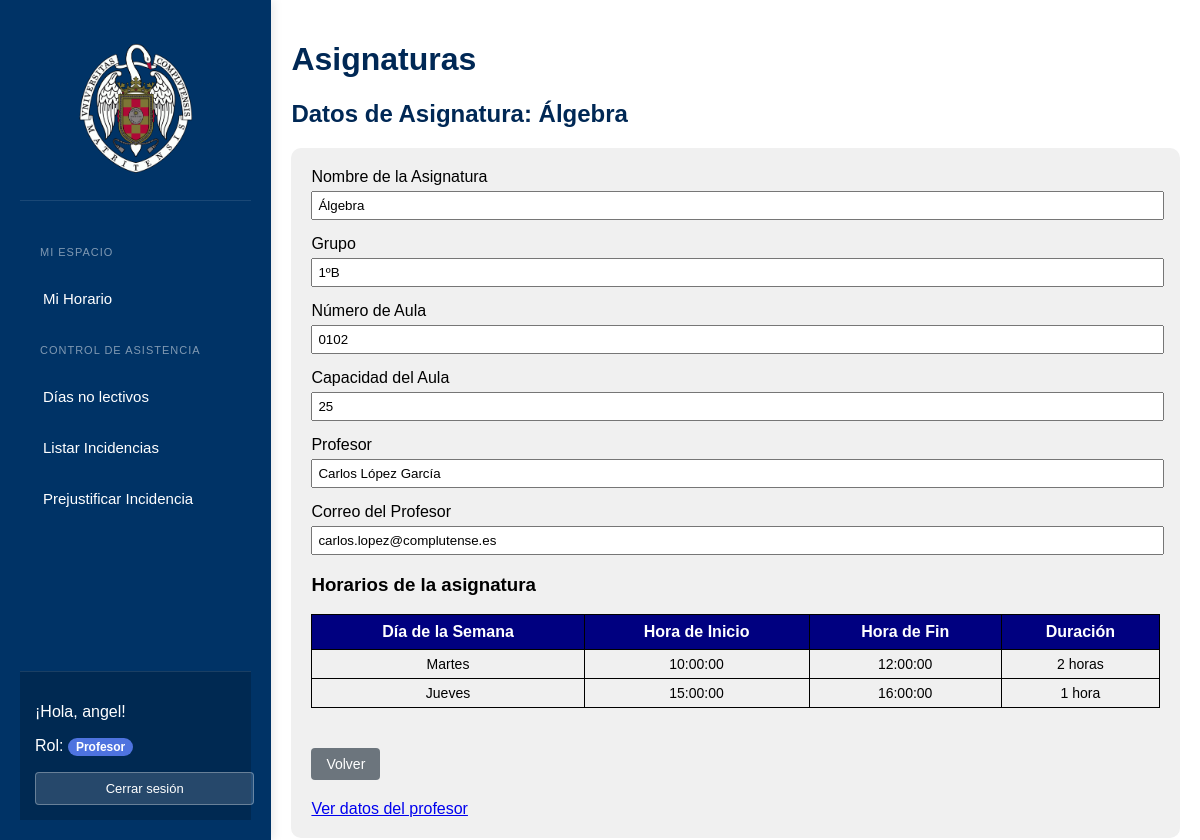
The app's page /VerDatosAsignatura.php?id=2 (signed in) with its own data.
### tables this page shows
CREATE TABLE `asignaturas` (
  `id` int(11) NOT NULL,
  `profesor_id` int(11) NOT NULL,
  `aula_id` int(11) NOT NULL,
  `nombre_asignatura` varchar(100) NOT NULL,
  `grupo` varchar(10) DEFAULT NULL
);

CREATE TABLE `aulas` (
  `id` int(11) NOT NULL,
  `numero_aula` varchar(4) DEFAULT NULL,
  `capacidad` int(11) NOT NULL
);

CREATE TABLE `profesores` (
  `id` int(11) NOT NULL,
  `nombre` varchar(50) NOT NULL,
  `apellidos` varchar(100) NOT NULL,
  `identificador` varchar(50) DEFAULT NULL,
  `CorreoPropio` varchar(100) DEFAULT NULL,
  `departamento_id` int(11) DEFAULT NULL
);

CREATE TABLE `horarios` (
  `id` int(11) NOT NULL,
  `asignatura_id` int(11) NOT NULL,
  `dia_semana` enum('Lunes','Martes','Miércoles','Jueves','Viernes','Sábado','Domingo') NOT NULL,
  `hora_inicio` time NOT NULL,
  `hora_fin` time NOT NULL
);

### www/VerDatosAsignatura.php (the view, shortened to what this page needs)
<!DOCTYPE html>
<html lang="es">
<head>
    <link rel="stylesheet" href="stylesDatos.css">
</head>
<body>
    <?php
    include("php/conexion.php");
    if (isset($_GET['id']) && is_numeric($_GET['id'])) {
        $asignatura_id = intval($_GET['id']);
        $query_asignatura = "
            SELECT a.id, a.nombre_asignatura, a.grupo, au.numero_aula, au.capacidad,
                   p.id as profesor_id, CONCAT(p.nombre, ' ', p.apellidos) AS profesor_nombre,
                   p.CorreoPropio as profesor_correo
            FROM asignaturas a
            LEFT JOIN profesores p ON a.profesor_id = p.id
            LEFT JOIN aulas au ON a.aula_id = au.id
            WHERE a.id = ?";
        $stmt = $conn->prepare($query_asignatura);
        $stmt->bind_param("i", $asignatura_id);
        $stmt->execute();
        $result_asignatura = $stmt->get_result();
        if ($result_asignatura->num_rows > 0) {
            $asignatura = $result_asignatura->fetch_assoc();
        } else {
            die("Asignatura no encontrada.");
        }
        $query_horarios = "
            SELECT dia_semana, hora_inicio, hora_fin
            FROM horarios
            WHERE asignatura_id = ?
            ORDER BY FIELD(dia_semana, 'Lunes', 'Martes', 'Miércoles', 'Jueves', 'Viernes'),
                     hora_inicio";
        $stmt_horarios = $conn->prepare($query_horarios);
        $stmt_horarios->bind_param("i", $asignatura_id);
        $stmt_horarios->execute();
        $result_horarios = $stmt_horarios->get_result();
    } else {
        die("ID de la asignatura no especificado o inválido.");
    }
    ?>
    <div class="container">
        <?php include("php/sidebar.php"); ?>
        <main class="content">
            <h1>Asignaturas</h1>
            <h2>Datos de Asignatura: <?php echo htmlspecialchars($asignatura['nombre_asignatura']); ?></h2>
            <div class="form-container">
                <form>
                    <div class="form-group">
                        <label for="nombre_asignatura">Nombre de la Asignatura</label>
                        <input type="text" id="nombre_asignatura" value="<?php echo htmlspecialchars($asignatura['nombre_asignatura']); ?>" readonly>
                    </div>
                    <div class="form-group">
                        <label for="grupo">Grupo</label>
                        <input type="text" id="grupo" value="<?php echo htmlspecialchars($asignatura['grupo']); ?>" readonly>
                    </div>
                    <div class="form-group">
                        <label for="numero_aula">Número de Aula</label>
                        <input type="text" id="numero_aula" value="<?php echo htmlspecialchars($asignatura['numero_aula']); ?>" readonly>
                    </div>
                    <div class="form-group">
                        <label for="capacidad_aula">Capacidad del Aula</label>
                        <input type="text" id="capacidad_aula" value="<?php echo htmlspecialchars($asignatura['capacidad']); ?>" readonly>
                    </div>
                    <div class="form-group">
                        <label for="profesor">Profesor</label>
                        <input type="text" id="profesor" value="<?php echo htmlspecialchars($asignatura['profesor_nombre']); ?>" readonly>
                    </div>
                    <div class="form-group">
                        <label for="profesor_correo">Correo del Profesor</label>
                        <input type="text" id="profesor_correo" value="<?php echo htmlspecialchars($asignatura['profesor_correo']); ?>" readonly>
                    </div>
                    <h3>Horarios de la asignatura</h3>
                    <table class="horario-table">
                        <thead>
                            <tr>
                                <th>Día de la Semana</th>
                                <th>Hora de Inicio</th>
                                <th>Hora de Fin</th>
                                <th>Duración</th>
                            </tr>
                        </thead>
                        <tbody>
                            <?php
                            if ($result_horarios && $result_horarios->num_rows > 0) {
                                while ($horario = $result_horarios->fetch_assoc()) {
                                    echo "<tr>";
                                    echo "<td>" . htmlspecialchars($horario['dia_semana']) . "</td>";
                                    echo "<td>" . htmlspecialchars($horario['hora_inicio']) . "</td>";
                                    echo "<td>" . htmlspecialchars($horario['hora_fin']) . "</td>";
                                    $inicio = new DateTime($horario['hora_inicio']);
                                    $fin = new DateTime($horario['hora_fin']);
                                    $intervalo = $inicio->diff($fin);
                                    $horas = $intervalo->h;
                                    $duracion = '';
                                    if ($horas > 0) {
                                        $duracion .= $horas . ' hora' . ($horas > 1 ? 's' : '');
                                    }
                                    echo "<td>" . $duracion . "</td>";
                                    echo "</tr>";
                                }
                            } else {
                                echo "<tr><td colspan='4'>No hay horarios registrados para esta asignatura.</td></tr>";
                            }
                            ?>
                        </tbody>
                    </table>
                </form>
                <div class="action-buttons">
                    <button type="button" class="volver" onclick="window.location.href='ListadoAsignaturas.php'">Volver</button>
                </div>
                <div style="margin-top: 20px;">
                    <a href="VerDatosProfesor.php?id=<?php echo htmlspecialchars($asignatura['profesor_id']); ?>">Ver datos del profesor</a>
                </div>
            </div>
        </main>
    </div>
</body>
</html>

### www/stylesDatos.css (style rules this page uses)
body { font-family: Arial, sans-serif; margin: 0; padding: 0; display: flex; height: 100vh; }
.container { display: flex; width: 100%; height: 100%; }
.content { width: 80%; padding: 20px; }
h1, h2 { color: #002855; }
.form-container { background-color: #f0f0f0; padding: 20px; border-radius: 10px; }
.form-group { margin-bottom: 15px; }
.form-group label { display: block; margin-bottom: 5px; }
.form-group input { width: calc(100% - 10px); padding: 5px; }
button { background-color: #007bff; color: white; border: none; padding: 10px 15px; cursor: pointer; }
.volver { margin-top: 20px; }

### www/VerDatosAsignatura.php (style rules this page uses)
.action-buttons { display: flex; margin-top: 20px; gap: 10px; }
.action-buttons button, .action-buttons a { padding: 8px 15px; text-decoration: none; border: none; border-radius: 4px; cursor: pointer; color: white; display: inline-block; text-align: center; font-size: 14px; }
.volver { background-color: #6c757d; }
.horario-table { width: 100%; border-collapse: collapse; margin-bottom: 20px; }
.horario-table th { background-color: #000080; color: white; text-align: center; padding: 8px; border: 1px solid #000; }
.horario-table td { border: 1px solid #000; padding: 6px; text-align: center; vertical-align: middle; font-size: 14px; }

### www/php/sidebar.php (style rules this page uses)
.container { display: flex; min-height: 100vh; }

### records on screen
asignaturas: nombre_asignatura "Álgebra", grupo "1ºB", aula.numero_aula "0102", aula.capacidad "25", profesor.CorreoPropio "carlos.lopez@complutense.es"
horarios: dia_semana "Martes", hora_inicio "10:00:00", hora_fin "12:00:00", duracion "2 horas"
horarios: dia_semana "Jueves", hora_inicio "15:00:00", hora_fin "16:00:00", duracion "1 hora"

### other values on screen
$label "Mi Horario Días no lectivos Listar Incidencias Prejustificar Incidencia"
$_SESSION['username'] "angel"
$_SESSION['rol'] "Profesor"
